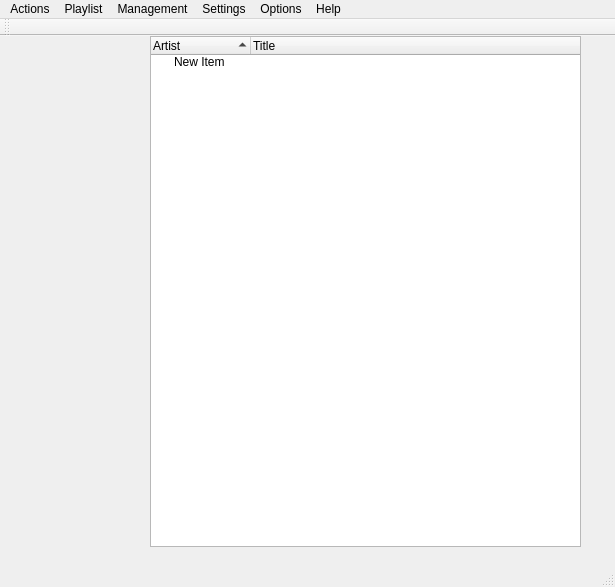
<?xml version="1.0" encoding="UTF-8"?>
<ui version="4.0">
 <class>MainWindow</class>
 <widget class="QMainWindow" name="MainWindow">
  <property name="geometry">
   <rect>
    <x>0</x>
    <y>0</y>
    <width>615</width>
    <height>587</height>
   </rect>
  </property>
  <property name="windowTitle">
   <string>AC DJ</string>
  </property>
  <widget class="QWidget" name="centralWidget">
   <property name="sizePolicy">
    <sizepolicy hsizetype="Maximum" vsizetype="Maximum">
     <horstretch>0</horstretch>
     <verstretch>0</verstretch>
    </sizepolicy>
   </property>
   <widget class="QTreeWidget" name="trePlayList">
    <property name="geometry">
     <rect>
      <x>150</x>
      <y>0</y>
      <width>431</width>
      <height>511</height>
     </rect>
    </property>
    <property name="alternatingRowColors">
     <bool>true</bool>
    </property>
    <property name="sortingEnabled">
     <bool>true</bool>
    </property>
    <property name="animated">
     <bool>true</bool>
    </property>
    <property name="columnCount">
     <number>2</number>
    </property>
    <column>
     <property name="text">
      <string comment="The artist for the given track">Artist</string>
     </property>
    </column>
    <column>
     <property name="text">
      <string comment="The name of the given track">Title</string>
     </property>
    </column>
    <item>
     <property name="text">
      <string>New Item</string>
     </property>
    </item>
   </widget>
  </widget>
  <widget class="QToolBar" name="mainToolBar">
   <attribute name="toolBarArea">
    <enum>TopToolBarArea</enum>
   </attribute>
   <attribute name="toolBarBreak">
    <bool>false</bool>
   </attribute>
  </widget>
  <widget class="QStatusBar" name="statusBar"/>
  <widget class="QMenuBar" name="menuBar">
   <property name="geometry">
    <rect>
     <x>0</x>
     <y>0</y>
     <width>615</width>
     <height>21</height>
    </rect>
   </property>
   <widget class="QMenu" name="menuPlaylist">
    <property name="title">
     <string>Playlist</string>
    </property>
    <widget class="QMenu" name="menuRandom">
     <property name="title">
      <string>Random</string>
     </property>
     <widget class="QMenu" name="menuBiasing">
      <property name="title">
       <string>Biasing</string>
      </property>
      <addaction name="actionNot_Recently_Played"/>
      <addaction name="actionHighest_Rated"/>
     </widget>
     <addaction name="actionArtist"/>
     <addaction name="actionAlbum"/>
     <addaction name="actionSong"/>
     <addaction name="menuBiasing"/>
    </widget>
    <widget class="QMenu" name="menuRepeat">
     <property name="title">
      <string>Repeat</string>
     </property>
     <addaction name="actionAlbum_2"/>
     <addaction name="actionArtist_2"/>
     <addaction name="actionSong_2"/>
    </widget>
    <addaction name="actionRandomize_Playlist"/>
    <addaction name="actionClear_Playlist"/>
    <addaction name="actionSave_Playlist"/>
    <addaction name="actionSave_Playlist_As"/>
    <addaction name="separator"/>
    <addaction name="menuRepeat"/>
    <addaction name="menuRandom"/>
   </widget>
   <widget class="QMenu" name="menuSettings">
    <property name="title">
     <string>Settings</string>
    </property>
    <widget class="QMenu" name="menuAuto_Gain">
     <property name="title">
      <string>Auto Gain</string>
     </property>
     <addaction name="actionEnable"/>
     <addaction name="actionDisable"/>
     <addaction name="separator"/>
     <addaction name="actionConfigure"/>
    </widget>
    <addaction name="menuAuto_Gain"/>
    <addaction name="actionConfigure_ACDJ"/>
   </widget>
   <widget class="QMenu" name="menuOptions">
    <property name="title">
     <string>Options</string>
    </property>
    <addaction name="actionSleep_Timer"/>
    <addaction name="actionAlarm_Clock"/>
   </widget>
   <widget class="QMenu" name="menuActions">
    <property name="title">
     <string>Actions</string>
    </property>
    <addaction name="actionSkip_Forward"/>
    <addaction name="actionSkip_Backwards"/>
    <addaction name="actionPlay_Pause"/>
    <addaction name="actionStop"/>
    <addaction name="separator"/>
    <addaction name="actionOpen_File_Disk"/>
    <addaction name="actionMinimize_to_System_Tray"/>
    <addaction name="actionExit_Program"/>
   </widget>
   <widget class="QMenu" name="menuManagement">
    <property name="title">
     <string>Management</string>
    </property>
    <addaction name="actionGet_Data"/>
    <addaction name="actionEdit_Track_Settings"/>
    <addaction name="separator"/>
    <addaction name="actionUpdate_Libraries"/>
    <addaction name="actionLibrary_Folders"/>
    <addaction name="separator"/>
    <addaction name="actionRip_A_Disk"/>
    <addaction name="actionFind_Album_Art_Data"/>
    <addaction name="separator"/>
    <addaction name="actionManually_Sync_Databases"/>
   </widget>
   <widget class="QMenu" name="menuHelp">
    <property name="title">
     <string>Help</string>
    </property>
    <addaction name="actionAbout"/>
    <addaction name="actionHelp_Files"/>
    <addaction name="actionTutorials"/>
    <addaction name="separator"/>
    <addaction name="actionContact_Us"/>
   </widget>
   <addaction name="menuActions"/>
   <addaction name="menuPlaylist"/>
   <addaction name="menuManagement"/>
   <addaction name="menuSettings"/>
   <addaction name="menuOptions"/>
   <addaction name="menuHelp"/>
  </widget>
  <action name="actionAbout">
   <property name="text">
    <string>About</string>
   </property>
  </action>
  <action name="actionSleep_Timer">
   <property name="checkable">
    <bool>true</bool>
   </property>
   <property name="text">
    <string>Sleep Timer</string>
   </property>
  </action>
  <action name="actionAlarm_Clock">
   <property name="checkable">
    <bool>true</bool>
   </property>
   <property name="text">
    <string>Alarm Clock</string>
   </property>
  </action>
  <action name="actionProgram_Settings">
   <property name="text">
    <string>Program Settings</string>
   </property>
  </action>
  <action name="actionLibrary_Folders">
   <property name="text">
    <string>Library Folders</string>
   </property>
  </action>
  <action name="actionArtist">
   <property name="checkable">
    <bool>true</bool>
   </property>
   <property name="text">
    <string>Artist</string>
   </property>
  </action>
  <action name="actionAlbum">
   <property name="checkable">
    <bool>true</bool>
   </property>
   <property name="text">
    <string>Album</string>
   </property>
  </action>
  <action name="actionSong">
   <property name="checkable">
    <bool>true</bool>
   </property>
   <property name="text">
    <string>Song</string>
   </property>
  </action>
  <action name="actionNot_Recently_Played">
   <property name="checkable">
    <bool>true</bool>
   </property>
   <property name="text">
    <string>Not Recently Played</string>
   </property>
  </action>
  <action name="actionHighest_Rated">
   <property name="checkable">
    <bool>true</bool>
   </property>
   <property name="text">
    <string>Highest Rated</string>
   </property>
  </action>
  <action name="actionAlbum_2">
   <property name="checkable">
    <bool>true</bool>
   </property>
   <property name="text">
    <string>Album</string>
   </property>
  </action>
  <action name="actionArtist_2">
   <property name="checkable">
    <bool>true</bool>
   </property>
   <property name="text">
    <string>Artist</string>
   </property>
  </action>
  <action name="actionSong_2">
   <property name="checkable">
    <bool>true</bool>
   </property>
   <property name="text">
    <string>Song</string>
   </property>
  </action>
  <action name="actionClear_Playlist">
   <property name="text">
    <string>Clear Playlist</string>
   </property>
  </action>
  <action name="actionSave_Playlist">
   <property name="text">
    <string>Save Playlist</string>
   </property>
  </action>
  <action name="actionSave_Playlist_As">
   <property name="text">
    <string>Save Playlist As...</string>
   </property>
  </action>
  <action name="actionRandomize_Playlist">
   <property name="text">
    <string>Randomize Playlist</string>
   </property>
  </action>
  <action name="actionGet_Data">
   <property name="text">
    <string>Get Data For Selected Track</string>
   </property>
  </action>
  <action name="actionManually_Sync_Databases">
   <property name="text">
    <string>Manually Sync Database</string>
   </property>
  </action>
  <action name="actionConfigure_ACDJ">
   <property name="text">
    <string>Configure ACDJ</string>
   </property>
  </action>
  <action name="actionConfigure">
   <property name="text">
    <string>Configure</string>
   </property>
  </action>
  <action name="actionEnable">
   <property name="checkable">
    <bool>true</bool>
   </property>
   <property name="text">
    <string>Enable</string>
   </property>
  </action>
  <action name="actionDisable">
   <property name="checkable">
    <bool>true</bool>
   </property>
   <property name="text">
    <string>Disable</string>
   </property>
  </action>
  <action name="actionUpdate_Libraries">
   <property name="text">
    <string>Update Libraries</string>
   </property>
  </action>
  <action name="actionHelp_Files">
   <property name="text">
    <string>Help Files</string>
   </property>
  </action>
  <action name="actionTutorials">
   <property name="text">
    <string>Tutorials</string>
   </property>
  </action>
  <action name="actionSkip_Forward">
   <property name="checkable">
    <bool>false</bool>
   </property>
   <property name="text">
    <string>Skip Forward</string>
   </property>
  </action>
  <action name="actionSkip_Backwards">
   <property name="text">
    <string>Skip Backwards</string>
   </property>
  </action>
  <action name="actionPlay_Pause">
   <property name="text">
    <string>Play/Pause</string>
   </property>
  </action>
  <action name="actionStop">
   <property name="text">
    <string>Stop</string>
   </property>
  </action>
  <action name="actionOpen_File_Disk">
   <property name="text">
    <string>Open File/Disk</string>
   </property>
  </action>
  <action name="actionExit_Program">
   <property name="text">
    <string>Exit ACDJ</string>
   </property>
  </action>
  <action name="actionMinimize_to_System_Tray">
   <property name="text">
    <string>Minimize to System Tray</string>
   </property>
  </action>
  <action name="actionFind_Album_Art_Data">
   <property name="text">
    <string>Find Album Art and Data</string>
   </property>
  </action>
  <action name="actionRip_A_Disk">
   <property name="text">
    <string>Rip A Disk</string>
   </property>
  </action>
  <action name="actionBitch_About_Problems">
   <property name="text">
    <string>Bitch About Problems</string>
   </property>
  </action>
  <action name="actionConstructive_Feedback">
   <property name="text">
    <string>Constructive Feedback</string>
   </property>
  </action>
  <action name="actionFeature_Ideas">
   <property name="text">
    <string>Ideas For Additional Features</string>
   </property>
  </action>
  <action name="actionEdit_Track_Settings">
   <property name="text">
    <string>Edit Track Settings</string>
   </property>
  </action>
  <action name="actionContact_Us">
   <property name="text">
    <string>Contact Us</string>
   </property>
  </action>
 </widget>
 <layoutdefault spacing="6" margin="11"/>
 <resources/>
 <connections/>
</ui>
